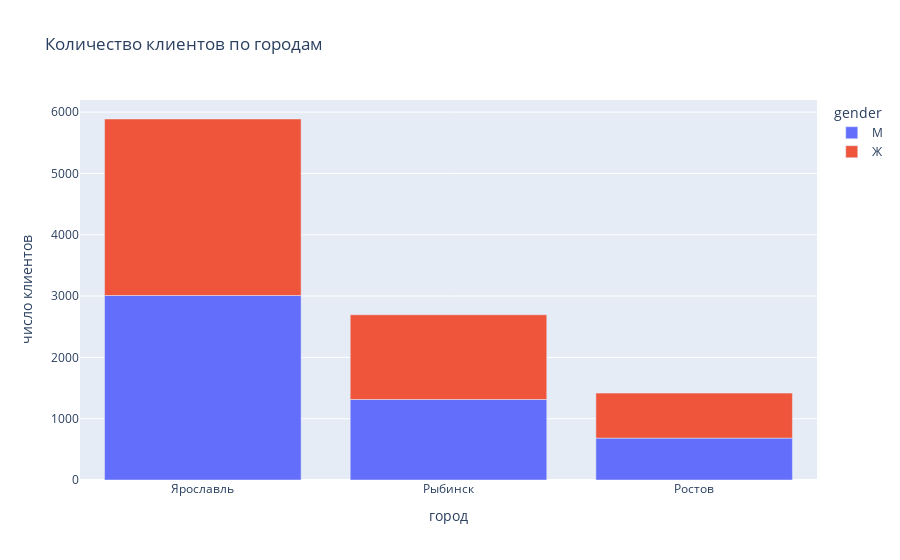

The notebook cell this image was saved under:
### Code cell
fig = px.bar(df_city, x='city', y='count', color='gender', title='Количество клиентов по городам')
fig.update_layout(
    xaxis_title="город",
    yaxis_title="число клиентов")

fig.show()

### Figure 1 — Plotly figure (JSON) as saved in the notebook; plotly's stock layout.template omitted (floating-point values rounded to 4 significant figures)
{"data": [{"alignmentgroup": "True", "hovertemplate": "gender=М<br>city=%{x}<br>count=%{y}<extra></extra>", "legendgroup": "М", "marker": {"color": "#636efa", "pattern": {"shape": ""}}, "name": "М", "offsetgroup": "М", "orientation": "v", "showlegend": true, "textposition": "auto", "type": "bar", "x": ["Ярославль", "Рыбинск", "Ростов"], "xaxis": "x", "y": [3009, 1313, 683], "yaxis": "y"}, {"alignmentgroup": "True", "hovertemplate": "gender=Ж<br>city=%{x}<br>count=%{y}<extra></extra>", "legendgroup": "Ж", "marker": {"color": "#EF553B", "pattern": {"shape": ""}}, "name": "Ж", "offsetgroup": "Ж", "orientation": "v", "showlegend": true, "textposition": "auto", "type": "bar", "x": ["Ярославль", "Рыбинск", "Ростов"], "xaxis": "x", "y": [2879, 1382, 734], "yaxis": "y"}], "layout": {"barmode": "relative", "legend": {"title": {"text": "gender"}, "tracegroupgap": 0}, "title": {"text": "Количество клиентов по городам"}, "xaxis": {"anchor": "y", "domain": [0, 1], "title": {"text": "город"}}, "yaxis": {"anchor": "x", "domain": [0, 1], "title": {"text": "число клиентов"}}}}
